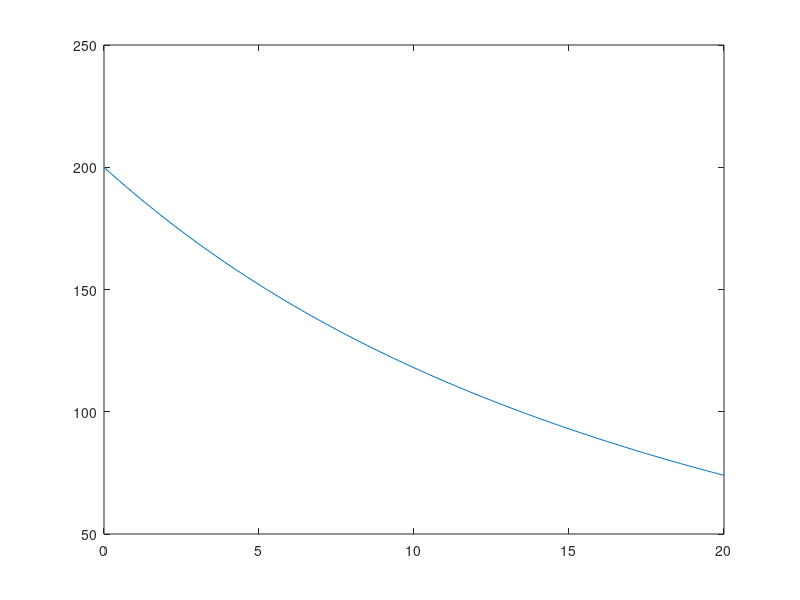

Here is the MATLAB script that generated this plot:
clear all ;clc;
x1 = [0:5:20] ;
y1 = [200 152 118 93 74];
%plot ( x1, y1);
R = 5; 
xishu = polyfit ( x1 , y1 , R )
x2 = [0:0.1:20];
y2 = [zeros(1,201)];
for i = 1:R+1
	temp = xishu(i).*x2.^(R-i+1);
    y2 = y2 + temp;
end
% y2 = polyval (xishu, x2)
plot (x2, y2)